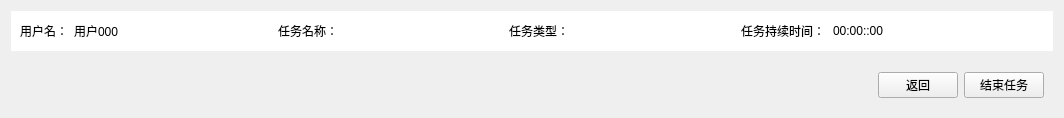
     <widget class="QWidget" name="page_5">
      <property name="styleSheet">
       <string notr="true"/>
      </property>
      <layout class="QVBoxLayout" name="verticalLayout_5">
       <item>
        <widget class="QWidget" name="widget_13" native="true">
         <property name="styleSheet">
          <string notr="true">QWidget#widget_13{
background-color: #FFFFFF;
}
</string>
         </property>
         <layout class="QHBoxLayout" name="horizontalLayout_15">
          <item>
           <widget class="QLabel" name="label_17">
            <property name="text">
             <string>用户名：</string>
            </property>
           </widget>
          </item>
          <item>
           <widget class="QLabel" name="label_user">
            <property name="text">
             <string>用户000</string>
            </property>
           </widget>
          </item>
          <item>
           <spacer name="horizontalSpacer_28">
            <property name="orientation">
             <enum>Qt::Orientation::Horizontal</enum>
            </property>
            <property name="sizeHint" stdset="0">
             <size>
              <width>153</width>
              <height>20</height>
             </size>
            </property>
           </spacer>
          </item>
          <item>
           <widget class="QLabel" name="label_18">
            <property name="text">
             <string>任务名称：</string>
            </property>
           </widget>
          </item>
          <item>
           <widget class="QLabel" name="label_task_name">
            <property name="text">
             <string/>
            </property>
           </widget>
          </item>
          <item>
           <spacer name="horizontalSpacer_29">
            <property name="orientation">
             <enum>Qt::Orientation::Horizontal</enum>
            </property>
            <property name="sizeHint" stdset="0">
             <size>
              <width>152</width>
              <height>20</height>
             </size>
            </property>
           </spacer>
          </item>
          <item>
           <widget class="QLabel" name="label_19">
            <property name="text">
             <string>任务类型：</string>
            </property>
           </widget>
          </item>
          <item>
           <widget class="QLabel" name="label_task_type">
            <property name="text">
             <string/>
            </property>
           </widget>
          </item>
          <item>
           <spacer name="horizontalSpacer_30">
            <property name="orientation">
             <enum>Qt::Orientation::Horizontal</enum>
            </property>
            <property name="sizeHint" stdset="0">
             <size>
              <width>153</width>
              <height>20</height>
             </size>
            </property>
           </spacer>
          </item>
          <item>
           <widget class="QLabel" name="label_20">
            <property name="text">
             <string>任务持续时间：</string>
            </property>
           </widget>
          </item>
          <item>
           <widget class="QTimeEdit" name="timeEdit">
            <property name="focusPolicy">
             <enum>Qt::FocusPolicy::NoFocus</enum>
            </property>
            <property name="frame">
             <bool>false</bool>
            </property>
            <property name="readOnly">
             <bool>true</bool>
            </property>
            <property name="buttonSymbols">
             <enum>QAbstractSpinBox::ButtonSymbols::NoButtons</enum>
            </property>
            <property name="displayFormat">
             <string>HH:mm::ss</string>
            </property>
           </widget>
          </item>
          <item>
           <spacer name="horizontalSpacer_32">
            <property name="orientation">
             <enum>Qt::Orientation::Horizontal</enum>
            </property>
            <property name="sizeHint" stdset="0">
             <size>
              <width>152</width>
              <height>20</height>
             </size>
            </property>
           </spacer>
          </item>
         </layout>
        </widget>
       </item>
       <item>
        <widget class="QWidget" name="widget_17" native="true">
         <property name="sizePolicy">
          <sizepolicy hsizetype="Expanding" vsizetype="Expanding">
           <horstretch>0</horstretch>
           <verstretch>0</verstretch>
          </sizepolicy>
         </property>
         <property name="styleSheet">
          <string notr="true">QWidget#widget_17{
background-color: #FFFFFF;
}
</string>
         </property>
        </widget>
       </item>
       <item>
        <widget class="QWidget" name="widget_21" native="true">
         <layout class="QHBoxLayout" name="horizontalLayout_24">
          <item>
           <spacer name="horizontalSpacer_33">
            <property name="orientation">
             <enum>Qt::Orientation::Horizontal</enum>
            </property>
            <property name="sizeHint" stdset="0">
             <size>
              <width>834</width>
              <height>20</height>
             </size>
            </property>
           </spacer>
          </item>
          <item>
           <widget class="QPushButton" name="task_return">
            <property name="text">
             <string>返回</string>
            </property>
           </widget>
          </item>
          <item>
           <widget class="QPushButton" name="task_finish">
            <property name="text">
             <string>结束任务</string>
            </property>
           </widget>
          </item>
         </layout>
        </widget>
       </item>
      </layout>
     </widget>
